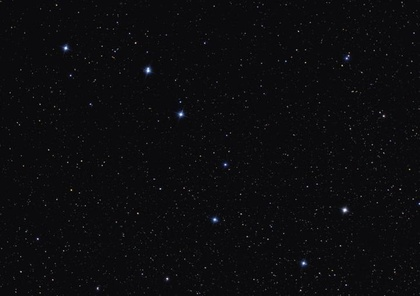
%> input picture test1.jpg, 420 x 296 px, shrunk from 719 x 507 before the run
$ octave final_project_V2.m   (GNU Octave 9; MATLAB toolbox functions it lacks are replaced by stand-ins)
%> lines starting %> are read from the running program, lines starting %| are printed output that depends on the picture; in (x1, y1, x2, y2) boxes, pixels count from 0 and x2, y2 are one past the last pixel; in counts of white or black regions, pixels touching at a corner belong together; the program's own positions count from 1
### areaFilter.m
%%%%%%%%blue
function areaThresh = areaFilter( colorThresh, upperLimit, lowerLimit)
areaThresh = colorThresh;
imLabel = bwlabel(areaThresh);
shapeProps = regionprops(imLabel, 'Area');
for nRegion = 1: length(shapeProps)
    idx = imLabel == nRegion;
    area = shapeProps(nRegion).Area;
    if (area > upperLimit) || (area < lowerLimit)
        areaThresh(idx) = 0;
    end
end

### final_project_V2.m
%%test the test image for the database.
clc;
clear all;
load('constel');
%%test
trainname={'test1.jpg'};
Train=im2double(imread(trainname{1}));
Train_gray=rgb2gray(Train);
Level=graythresh(Train_gray);
%> Level = 0.161
Train_Thre=im2bw(Train_gray,Level);
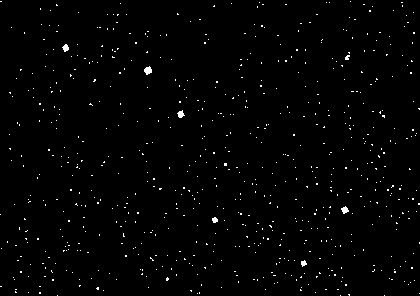
%> Train_Thre: size 296x420 logical; 1.2% white in thin lines or dots

% EP=strel('disk',2);
% Train_Reduce=imdilate(imerode(Train_Thre,EP),EP);
%
Train_Reduce=areaFilter(Train_Thre, 1000, 20);
%> in areaFilter, `imLabel = bwlabel(areaThresh);`: imLabel: size 296x420 double; 683 distinct labels, from 0 to 682
%> in areaFilter, `shapeProps = regionprops(imLabel, 'Area');`: shapeProps = 682 regions; largest, Area: 49, 39, 38, 36, 27
%> the loop in areaFilter, `for nRegion = 1: length(shapeProps)` made 682 passes
%> area on passes 1 to 3: 2, 1, 2
%> pass 1, in areaFilter, `idx = imLabel == nRegion;`:
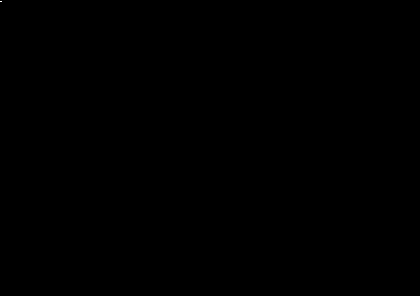
%> idx: size 296x420 logical; 0% white in thin lines or dots, all inside (x1, y1, x2, y2) = (0, 1, 2, 2)
%> after the loop in areaFilter, `for nRegion = 1: length(shapeProps)`:
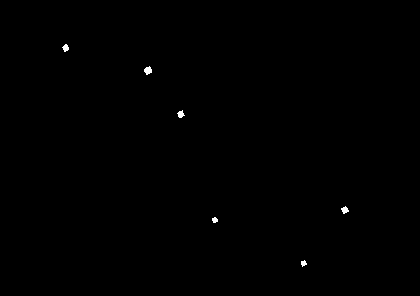
%> areaThresh: size 296x420 logical; 0.17% white; 6 white regions, box (x1, y1, x2, y2) and area: (144, 66, 152, 75) 49, (341, 206, 349, 214) 39, (177, 110, 185, 118) 38, (62, 44, 69, 52) 36, (212, 217, 218, 223) 27, (301, 260, 307, 267) 27
imLabel = bwlabel(Train_Reduce);
%> imLabel: size 296x420 double; 7 distinct labels, from 0 to 6
shapeProps = regionprops(imLabel, 'Area');
%> shapeProps = 6 regions; Area: 49, 39, 38, 36, 27, 27
star=zeros(length(shapeProps),5);
imshow(Train);
hold on
for nStar=1:1:length(shapeProps)
    [y,x] =find(imLabel == nStar);
    centerx=mean(x);
    centery=mean(y);
    star(nStar,1) = shapeProps(nStar).Area;
    star(nStar,2)=centerx;
    star(nStar,3)=centery;
%     scatter(centerx,centery,star(nStar,1),'filled','r');
end
%> this loop made 6 passes
%> (centerx, centery) on passes 1 to 6: (66.28, 48.53), (148.6, 71.06), (181.4, 114.8), (215.4, 220.6), (304.2, 263.9), (345.5, 210.6)
%> after the loop, star = [36 66.28 48.53 0 0; 49 148.6 71.06 0 0; 38 181.4 114.8 0 0; 27 215.4 220.6 0 0; 27 304.2 263.9 0 0; 39 345.5 210.6 0 0]
consteltest=star;%flipud(sortrows(star));
%> consteltest has the same summary as star
% consteltest(:,2)=consteltest(:,2)-consteltest(1,2);
% consteltest(:,3)=consteltest(:,3)-consteltest(1,3);
for FiStar=1%:1:size(consteltest)
    for SeStar=FiStar+1%:1:size(consteltest)
        XY_test=consteltest(:,2:3);
        theta1=atan(constel(2,3)/constel(2,2));
        theta2=atan((consteltest(SeStar,3)-consteltest(FiStar,3))/(consteltest(SeStar,2)-consteltest(FiStar,2)));
        theta=theta2-theta1;
        TM=[cos(theta),-sin(theta);sin(theta),cos(theta)];
        XY=constel(:,2:3)';
        XY=(TM*XY)'
        Scale=(consteltest(2,2)-consteltest(1,2))/XY(2,1);
        XY=Scale*XY
        XY(:,1)=XY(:,1)+consteltest(1,2)
        XY(:,2)=XY(:,2)+consteltest(1,3)
        scatter(XY(:,1),XY(:,2),26,'filled','r');
    end
end
%> after the loop, XY = [66.28 48.53; 148.6 71.06; 181.3 115.8; 226.2 167.4; 214.7 223.5; 347.8 215.1; 305.5 269.4]
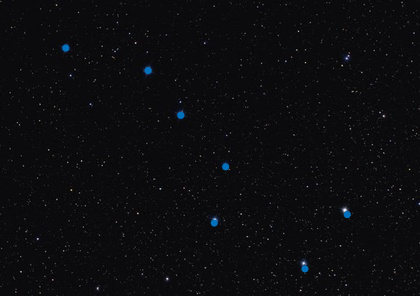
%> figure redrawn from the program's plot data
